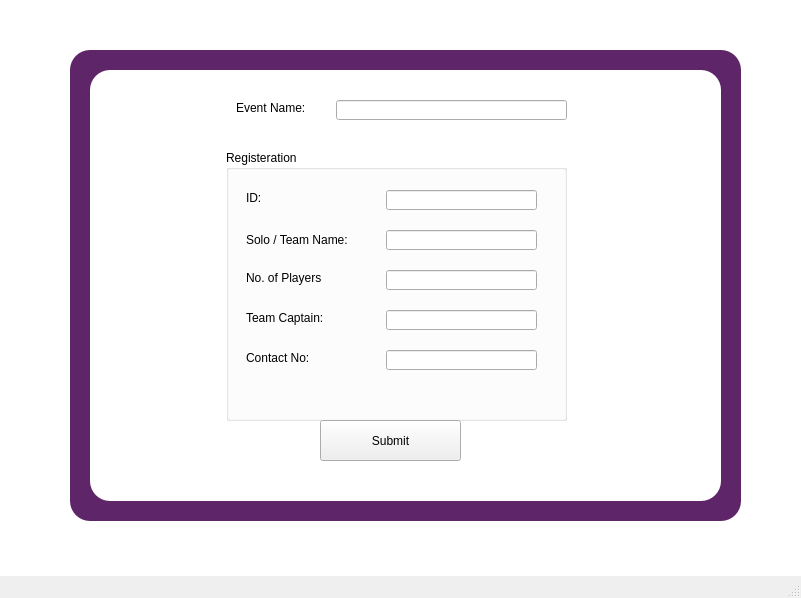
<?xml version="1.0" encoding="UTF-8"?>
<ui version="4.0">
 <class>MainWindow</class>
 <widget class="QMainWindow" name="MainWindow">
  <property name="geometry">
   <rect>
    <x>0</x>
    <y>0</y>
    <width>801</width>
    <height>598</height>
   </rect>
  </property>
  <property name="windowTitle">
   <string>MainWindow</string>
  </property>
  <property name="styleSheet">
   <string notr="true">


QLabel {
  color:#5e2568;
	
	font: 10pt &quot;Arial Nova&quot;;
}

QLineEdit {
  border-radius: 8px;
  border: 1px solid #e0e4e7;
  padding: 0px 15px;
}

QLineEdit:focus 
{
  border: 1px solid #d0e3ff;
}

QPushButton {
  font: 10pt &quot;Nirmala UI&quot;;
  background-color: #5e2568;
  color: #fff;
  font-weight: 600;
  border-radius: 100px;
  border: 1px solid;
  padding: 5px 15px;
  margin-top: 10px;
  outline: 0px;
}

QPushButton:hover,	
QPushButton:focus 
{
  border: 3px solid #9d00ff;
}

selection-color: rgb(255, 255, 255);

</string>
  </property>
  <widget class="QWidget" name="centralwidget">
   <widget class="QGroupBox" name="groupBox">
    <property name="geometry">
     <rect>
      <x>226</x>
      <y>150</y>
      <width>341</width>
      <height>271</height>
     </rect>
    </property>
    <property name="title">
     <string>Registeration</string>
    </property>
    <widget class="QLineEdit" name="lineEdit">
     <property name="geometry">
      <rect>
       <x>160</x>
       <y>40</y>
       <width>151</width>
       <height>20</height>
      </rect>
     </property>
    </widget>
    <widget class="QLineEdit" name="lineEdit_2">
     <property name="geometry">
      <rect>
       <x>160</x>
       <y>80</y>
       <width>151</width>
       <height>20</height>
      </rect>
     </property>
    </widget>
    <widget class="QLineEdit" name="lineEdit_3">
     <property name="geometry">
      <rect>
       <x>160</x>
       <y>120</y>
       <width>151</width>
       <height>20</height>
      </rect>
     </property>
    </widget>
    <widget class="QLineEdit" name="lineEdit_4">
     <property name="geometry">
      <rect>
       <x>160</x>
       <y>160</y>
       <width>151</width>
       <height>20</height>
      </rect>
     </property>
    </widget>
    <widget class="QLineEdit" name="lineEdit_5">
     <property name="geometry">
      <rect>
       <x>160</x>
       <y>200</y>
       <width>151</width>
       <height>20</height>
      </rect>
     </property>
    </widget>
    <widget class="QLabel" name="label_2">
     <property name="geometry">
      <rect>
       <x>20</x>
       <y>40</y>
       <width>71</width>
       <height>16</height>
      </rect>
     </property>
     <property name="text">
      <string>ID:</string>
     </property>
    </widget>
    <widget class="QLabel" name="label_3">
     <property name="geometry">
      <rect>
       <x>20</x>
       <y>80</y>
       <width>151</width>
       <height>20</height>
      </rect>
     </property>
     <property name="text">
      <string>Solo / Team Name:</string>
     </property>
    </widget>
    <widget class="QLabel" name="label_4">
     <property name="geometry">
      <rect>
       <x>20</x>
       <y>120</y>
       <width>121</width>
       <height>16</height>
      </rect>
     </property>
     <property name="text">
      <string>No. of Players</string>
     </property>
    </widget>
    <widget class="QLabel" name="label_5">
     <property name="geometry">
      <rect>
       <x>20</x>
       <y>160</y>
       <width>121</width>
       <height>16</height>
      </rect>
     </property>
     <property name="text">
      <string>Team Captain:</string>
     </property>
    </widget>
    <widget class="QLabel" name="label_6">
     <property name="geometry">
      <rect>
       <x>20</x>
       <y>200</y>
       <width>111</width>
       <height>16</height>
      </rect>
     </property>
     <property name="text">
      <string>Contact No:</string>
     </property>
    </widget>
   </widget>
   <widget class="QLineEdit" name="lineEdit_6">
    <property name="geometry">
     <rect>
      <x>336</x>
      <y>100</y>
      <width>231</width>
      <height>20</height>
     </rect>
    </property>
   </widget>
   <widget class="QLabel" name="label">
    <property name="geometry">
     <rect>
      <x>236</x>
      <y>100</y>
      <width>91</width>
      <height>16</height>
     </rect>
    </property>
    <property name="text">
     <string>Event Name:</string>
    </property>
   </widget>
   <widget class="QPushButton" name="pushButton">
    <property name="geometry">
     <rect>
      <x>320</x>
      <y>420</y>
      <width>141</width>
      <height>41</height>
     </rect>
    </property>
    <property name="text">
     <string>Submit</string>
    </property>
   </widget>
   <widget class="QWidget" name="widget" native="true">
    <property name="geometry">
     <rect>
      <x>90</x>
      <y>70</y>
      <width>631</width>
      <height>431</height>
     </rect>
    </property>
    <property name="styleSheet">
     <string notr="true">background-color: rgb(255, 255, 255);
border-radius: 20px </string>
    </property>
   </widget>
   <widget class="QWidget" name="widget_2" native="true">
    <property name="geometry">
     <rect>
      <x>70</x>
      <y>50</y>
      <width>671</width>
      <height>471</height>
     </rect>
    </property>
    <property name="styleSheet">
     <string notr="true">background-color: rgb(94, 37, 104);
border-radius: 20px </string>
    </property>
   </widget>
   <widget class="QWidget" name="widget_3" native="true">
    <property name="geometry">
     <rect>
      <x>-40</x>
      <y>0</y>
      <width>901</width>
      <height>581</height>
     </rect>
    </property>
    <property name="styleSheet">
     <string notr="true">background-color: rgb(255, 255, 255);
border-radius: 20px </string>
    </property>
   </widget>
   <zorder>widget_3</zorder>
   <zorder>widget_2</zorder>
   <zorder>widget</zorder>
   <zorder>groupBox</zorder>
   <zorder>lineEdit_6</zorder>
   <zorder>label</zorder>
   <zorder>pushButton</zorder>
  </widget>
  <widget class="QMenuBar" name="menubar">
   <property name="geometry">
    <rect>
     <x>0</x>
     <y>0</y>
     <width>801</width>
     <height>26</height>
    </rect>
   </property>
  </widget>
  <widget class="QStatusBar" name="statusbar"/>
 </widget>
 <resources/>
 <connections/>
</ui>
